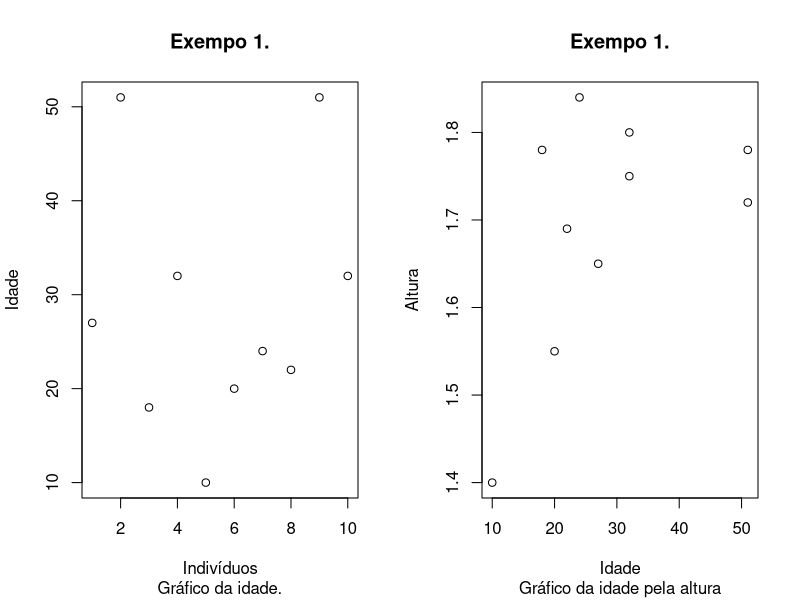

Source code (R):
## ---- chunk 1
knitr::opts_chunk$set(echo = TRUE, comment="")
## ---- chunk 2
x <- 1
x
## ---- chunk 3
x = 1
x
## ---- chunk 4
id_faest <- c(35,20,20,23,19,19,20,20,21,20)
id_faest

## ---- chunk 5
genero <- c("Masculino","Feminino","Feminino",  "Masculino", "Masculino","Feminino","Feminino","Feminino",  "Masculino", "Masculino")
genero
## ---- chunk 6
str(id_faest)
str(genero)
## ---- chunk 7
y <- 0:10
y
## ---- chunk 8
y <- seq(0,10)
y
## ---- chunk 9
y <- seq(0,10, by=2)
y
## ---- chunk 10
y <- seq(0,10, length.out=20)
y
## ---- chunk 11
y <- seq(0,10, by=2)
z <- rep(y,2)
z
## ---- chunk 12
A <- matrix(data=c(1,2,2,1))
A
## ---- chunk 13
A <- matrix(data=c(1,2,2,1), nrow = 2, ncol = 2)
A
## ---- chunk 14
B <- matrix(data=c(2,1,1,2), nrow = 2, ncol = 2)
A # Matriz A
B # Matriz B
A+B # Soma de  A e B
A*B # Produto elemento-elemento de  A e B
A%*%B # Produto matricial de  A e B
A/B # Razão elemento-elemento de  A e B
A%*%solve(B) # Razão de  A e B 
## ---- chunk 15
Y <- array(data = 1:10, dim = c(2, 2, 3) )
Y
## ---- chunk 16
W <- list( y=seq(1,20, by=2), genero = c("Masculino","Feminino","Feminino",  "Masculino", "Masculino", "Feminino"), A, Y)
W
## ---- chunk 17
alt.faest <- c(1.63, 1.83, 1.75, 1.85, 1.60, 1.61, 1.70, 1.70, 1.75, 1.51)

dados <- data.frame(id_faest, genero, alt.faest)
dados
dados$genero

## ---- chunk 18

#id_faest <- c(....)

## O primeiro valor do vetor idade
i <- 1
id_faest[i]

# Qual a posição do menor valor?
j <- which.min(id_faest)

# Qual a posição do maior valor?
k <- which.max(id_faest)

## ---- chunk 19
a <- c(j, k) # vetor com a posição do min e do máximo
a
id_faest[a]
## ---- chunk 20
A

#Elemento na linha 1 e coluna 2:
i <- 1
j <- 2
A[i,j]
## ---- chunk 21
Y

#Elemento na linha 1 e coluna 2, na dimensão 2:
i <- 1
j <- 2
k <- 2
Y[i, j, k]
## ---- chunk 22
W

# Consultando dentro da lista
# Vetor:
W[[1]][c(1,2,3)]

# Vetor caracteres:
W[[2]][1]

# Matriz:
W[[3]][1,]

# Array:
W[[4]][1,,2]


## ---- chunk 23
a1 <- 1
a2 <- 2
a3 <- 1

delta <- a2^2 - 4*a1*a3

if(delta > 0){
  x1 <- (-a2+sqrt(delta))/2*a1
  x2 <- (-a2-sqrt(delta))/2*a1
  cat("As raízes reais são ", x1, "e", x2, ".", sep=" ")
}else{
    if(delta == 0){
      x1 <- -a2/2*a1
      cat("A raíz real é ", x1, ".", sep=" ")
    }else{
      cat("Não há raíz real.", sep=" ")
    } 
}

## ---- chunk 24
genero
genero_cod <- ifelse( genero=="Masculino", 1, 0)
genero_cod
## ---- chunk 25
id_faest
id_cod <- ifelse( id_faest<20, "Novinho(a)", "Velinho(a)")
id_cod
## ---- chunk 26
sum(id_faest)
## ---- chunk 27
id_faest
soma <- 0

for(i in id_faest){
  soma <- soma + i
}
soma
## ---- chunk 28
id_faest
soma <- 0
n <- length(id_faest)
for(i in 1:n){
  soma <- soma + id_faest[i]
}
soma
## ---- chunk 29
n <- length(id_faest)
soma <- 0
i <- 1 # Primeiro individuo
while(i<=n){
  soma <- soma + id_faest[i]
  i <- i+1
}
soma

## ---- chunk 30

soma <- function(x=x, remove.na=FALSE){
  if(remove.na== TRUE ){
    x <- x[ is.na(x) == FALSE]
  }
  
  n <- length(x)
  somax <- 0
  for(i in 1:n){
    somax <- somax+x[i]
  }
  return(somax) # retorna o valor da soma
}

## Somando a idade sum():

sum(id_faest)

## Somando a idade soma():

soma(id_faest)

## ---- chunk 31
teste <- c(id_faest, NA) 
teste

is.na(teste)

teste[is.na(teste)==FALSE]
## ---- chunk 32
soma(teste)
## ---- chunk 33
soma(x=teste, remove.na = TRUE)
## ---- chunk 34
media <- function(x=x, remove.na=FALSE){
  if(remove.na== TRUE ){
    x <- x[ is.na(x) == FALSE]
  }
  
  n <- length(x)
  somax <- 0
  for(i in 1:n){
    somax <- somax+x[i]
  }
  return(somax/n) # retorna o valor da media
}
## ---- chunk 35
variancia <- function(x=x, remove.na=FALSE){
  if(remove.na== TRUE ){
    x <- x[ is.na(x) == FALSE]
  }
  n     <- length(x)
  difx  <- (x-media(x=x))^2
  varx  <- soma(difx)/(n-1)
  
  return(varx)
  
}  
## ---- chunk 36
variancia(x=teste, remove.na = TRUE)
var(teste, na.rm = TRUE)
## ---- chunk 37

dados.txt <- read.table(file="banco_aula.txt", header = TRUE, sep="",
                        dec =",")
dados.txt
## ---- chunk 38

dados.csv <- read.csv(file="banco_aula.csv", header = TRUE, sep=";",
                        dec =",")
dados.csv
## ---- chunk 39
require(readxl)
dados.xlsx <- read_xlsx(path = "banco_aula.xlsx", sheet = 1)
dados.xlsx
## ---- chunk 40
par(mfrow=c(1,2))
plot(dados.xlsx$Idade, xlab="Indivíduos",
     ylab="Idade", main="Exempo 1.", sub="Gráfico da idade.")
plot(dados.xlsx$Idade, dados.xlsx$Altura, xlab="Idade",
     ylab="Altura", main="Exempo 1.", sub="Gráfico da idade pela altura")
